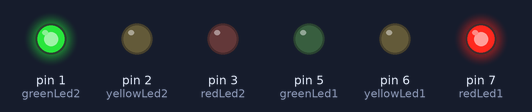
Recording of a sketch running on a simulated Arduino Uno, built with avr-gcc and run on an emulated ATmega328P. On the bench: output pins drawn as LEDs (lit = HIGH).

Above: at 1.5 s.
At 3.5 s:
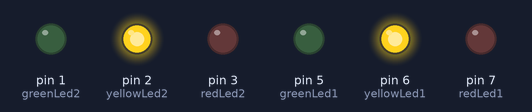
At 5.5 s:
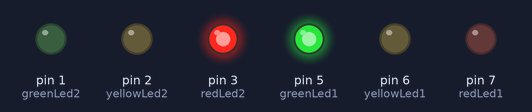
Timing chart, 0 to 10.4 s (numbered marks = the images above):
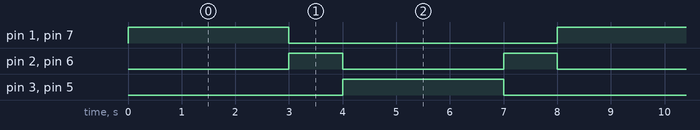

The sketch:

simulasi_lampu_lalu_lintas2.ino
```cpp
// Definisi pin untuk lampu lalu lintas pertama
int redLed1    = 7;
int yellowLed1 = 6;
int greenLed1  = 5;

// Definisi pin untuk lampu lalu lintas kedua
int redLed2    = 3;
int yellowLed2 = 2;
int greenLed2  = 1;

void setup() {
  // Atur mode pin sebagai output
  pinMode(redLed1,    OUTPUT);
  pinMode(yellowLed1, OUTPUT);
  pinMode(greenLed1,  OUTPUT);

  pinMode(redLed2,    OUTPUT);
  pinMode(yellowLed2, OUTPUT);
  pinMode(greenLed2,  OUTPUT);
}

void loop() {
  // Lampu merah menyala, lampu lainnya mati
  setTrafficLights(redLed1, yellowLed1, greenLed1, HIGH, LOW, LOW);
  setTrafficLights(redLed2, yellowLed2, greenLed2, LOW, LOW, HIGH);
  delay(3000); // Tunggu 3 detik

  // Lampu kuning menyala, lampu lainnya mati
  setTrafficLights(redLed1, yellowLed1, greenLed1, LOW, HIGH, LOW);
  setTrafficLights(redLed2, yellowLed2, greenLed2, LOW, HIGH, LOW);
  delay(1000); // Tunggu 1 detik (biasanya lampu kuning lebih singkat)

  // Lampu hijau menyala, lampu lainnya mati
  setTrafficLights(redLed1, yellowLed1, greenLed1, LOW, LOW, HIGH);
  setTrafficLights(redLed2, yellowLed2, greenLed2, HIGH, LOW, LOW);
  delay(3000); // Tunggu 3 detik

  // Lampu kuning menyala, lampu lainnya mati
  setTrafficLights(redLed1, yellowLed1, greenLed1, LOW, HIGH, LOW);
  setTrafficLights(redLed2, yellowLed2, greenLed2, LOW, HIGH, LOW);
  delay(1000); // Tunggu 1 detik (biasanya lampu kuning lebih singkat)
}

// Fungsi untuk mengatur lampu lalu lintas
void setTrafficLights(int redPin, int yellowPin, int greenPin, int redState, int yellowState, int greenState) {
  digitalWrite(redPin, redState);
  digitalWrite(yellowPin, yellowState);
  digitalWrite(greenPin, greenState);
}
```

Measured:
- by itself, pin 1 (greenLed2), pin 3 (redLed2), pin 5 (greenLed1), pin 7 (redLed1): alternates HIGH for 3.0 s and LOW for 5.0 s
- by itself, pin 2 (yellowLed2), pin 6 (yellowLed1): alternates HIGH for 1.0 s and LOW for 3.0 s
- by itself, everything shown: repeats every 8.0 s, in 4 steps
